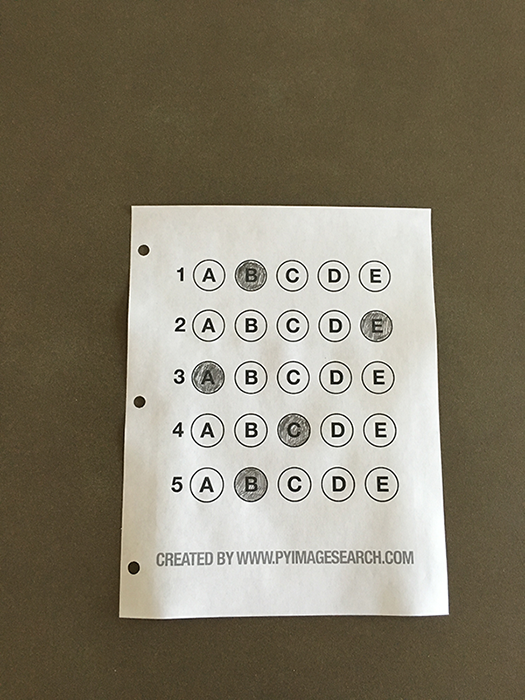
#> input picture omr/images/test_01.png, 525 x 700 px
$ python test_grader.py --image images/test_01.png   (older library calls are emulated)
#> lines starting #> are read from the running program, lines starting #| are printed output that depends on the picture; after the words box and inside, x2 and y2 are one past the last pixel; in counts of white or black regions, pixels touching at a corner belong together
# USAGE
# python test_grader.py --image images/test_01.png

# import the necessary packages
from imutils.perspective import four_point_transform
from imutils import contours
import numpy as np
import argparse
import imutils
import cv2

# construct the argument parse and parse the arguments
ap = argparse.ArgumentParser()
ap.add_argument("-i", "--image", required=True,
	help="path to the input image")
args = vars(ap.parse_args())


def auto_canny(image, sigma=0.33):
	# compute the median of the single channel pixel intensities
	v = np.median(image)

	# apply automatic Canny edge detection using the computed median
	lower = int(max(0, (1.0 - sigma) * v))
	upper = int(min(255, (1.0 + sigma) * v))
	edged = cv2.Canny(image, lower, upper)

	# return the edged image
	return edged

# define the answer key which maps the question number
# to the correct answer
ANSWER_KEY = {0: 0, 1: 1, 2: 1, 3: 2, 4: 0, 5: 0, 6: 3, 7: 2, 8: 1, 9: 0, 10: 0, 11: 3, 12: 0, 13: 2, 14: 3}

# load the image, convert it to grayscale, blur it
# slightly, then find edges
image = cv2.imread(args["image"])
#> image is the input picture: shape (700, 525, 3); mean B, G, R 104.7, 123.2, 130.7

r = 500.0 / image.shape[1]
#> r = 0.952
dim = (500, int(image.shape[0] * r))
#> dim = (500, 666)

# perform the actual resizing of the image and show it
image = cv2.resize(image, dim, interpolation = cv2.INTER_AREA)
#> image: shape (666, 500, 3)

gray = cv2.cvtColor(image, cv2.COLOR_BGR2GRAY)
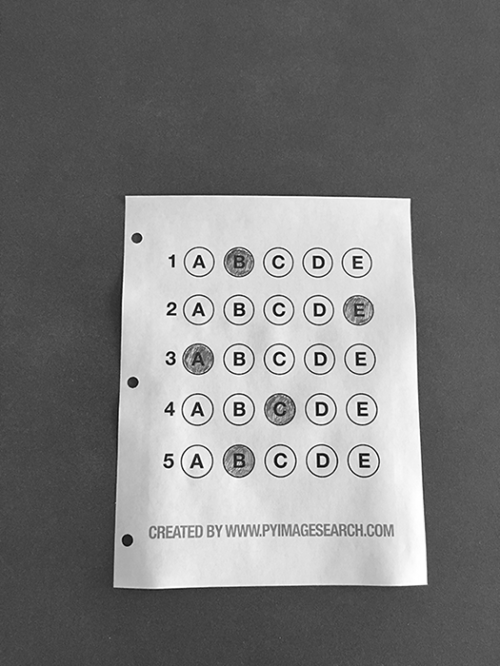
#> gray: shape (666, 500); min 1, max 255, mean 123.4
blurred = cv2.GaussianBlur(gray, (9, 9), 0)
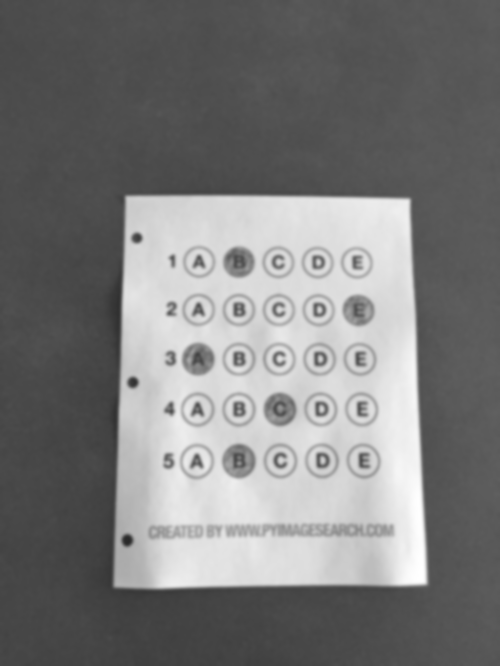
#> blurred: shape (666, 500); min 40, max 255, mean 123.4
edged = cv2.Canny(blurred, 75, 200)
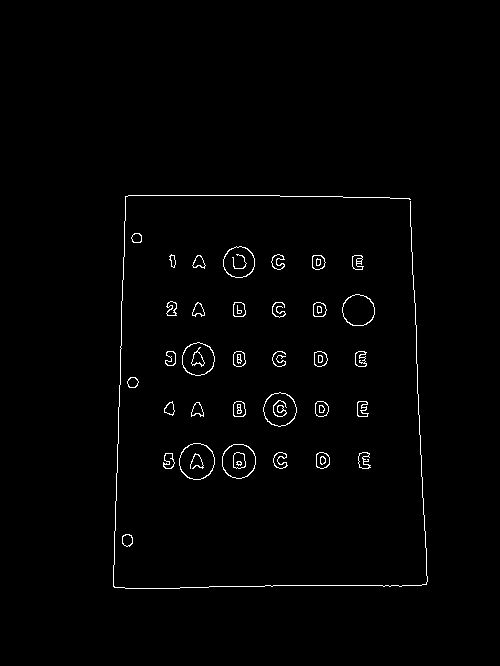
#> edged: shape (666, 500); 1.2% white in thin lines or dots, all inside (x1, y1, x2, y2) = (113, 195, 428, 589)
# edged = auto_canny(blurred)

cv2.imshow('edged', edged)
cv2.waitKey(0)
# find contours in the edge map, then initialize
# the contour that corresponds to the document
cnts = cv2.findContours(edged.copy(), cv2.RETR_EXTERNAL,
	cv2.CHAIN_APPROX_SIMPLE)
#> cnts = 34 contours, 3 with area under 20; largest, box (x1, y1, x2, y2) and area: (179, 443, 215, 480) 1002, (222, 444, 256, 479) 912, (263, 392, 297, 427) 858, (182, 342, 215, 376) 834, (342, 294, 375, 326) 794
cnts = cnts[0] if imutils.is_cv2() else cnts[1]
docCnt = None

# ensure that at least one contour was found
if len(cnts) > 0:
	# sort the contours according to their size in
	# descending order
	cnts = sorted(cnts, key=cv2.contourArea, reverse=True)

	# loop over the sorted contours
	for c in cnts:
		# approximate the contour
		peri = cv2.arcLength(c, True)
		approx = cv2.approxPolyDP(c, 0.02 * peri, True)

		# if our approximated contour has four points,
		# then we can assume we have found the paper
		if len(approx) == 4:
			docCnt = approx
			break
#> this loop made 34 passes
#> peri on passes 1 to 12: 118.6, 112.3, 111.2, 109.5, 106.1, 104.9, 50.97, 49.56, 49.56, 49.31, 48.14, 48.14


# apply a four point perspective transform to both the
# original image and grayscale image to obtain a top-down
# birds eye view of the paper
#> (the run stopped early here; a loop or call above may not have finished)

$ run again, with omr/images/test_02.png copied over omr/images/test_01.png
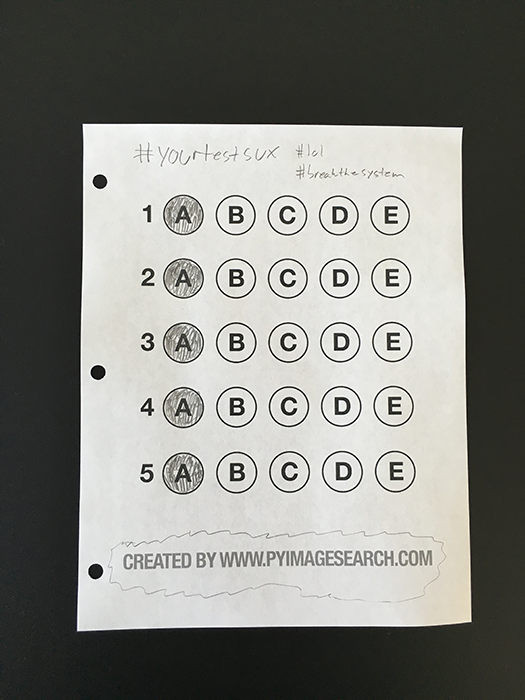
#> input picture omr/images/test_02.png, 525 x 700 px
#> image is the input picture: shape (700, 525, 3); mean B, G, R 126.6, 131.7, 131.1
#> image: shape (666, 500, 3)
#> `edged = cv2.Canny(blurred, 75, 200)`:
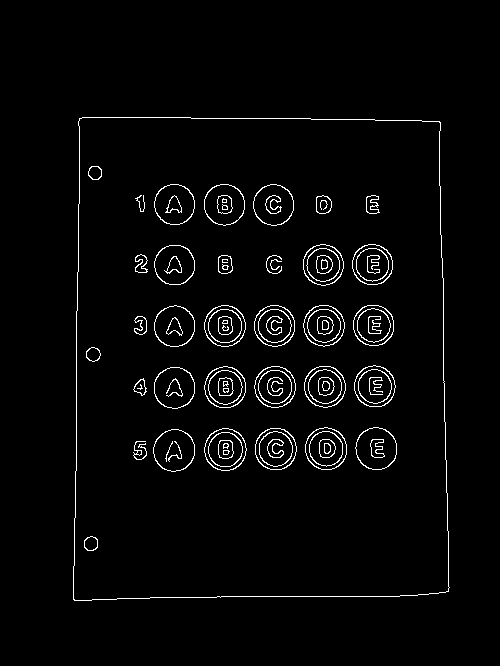
#> edged: shape (666, 500); 2.7% white in thin lines or dots, all inside (x1, y1, x2, y2) = (73, 117, 450, 601)
#> `cnts = cv2.findContours(edged.copy(), cv2.RETR_EXTERNAL, cv2.CHAIN_APP..`: cnts = 1 contour; box (x1, y1, x2, y2) and area: (73, 117, 450, 601) 175526
#> the loop `for c in cnts:` made 1 pass
#> (peri, docCnt) on pass 1: (1702.6, [[79, 118], [73, 599], [448, 591], [440, 122]])
#> thresh: shape (481, 375); 9.2% white; 134 white regions (58 under 20 px)
#> `cnts = cv2.findContours(thresh.copy(), cv2.RETR_EXTERNAL, cv2.CHAIN_AP..`: cnts = 102 contours, 48 with area under 20; largest, box (x1, y1, x2, y2) and area: (283, 317, 323, 358) 1219, (231, 317, 272, 357) 1211, (281, 68, 321, 108) 1202, (281, 192, 322, 232) 1201, (78, 317, 119, 357) 1200
#> the loop `for c in cnts:` made 102 passes
#> after the loop `for c in cnts:`: questionCnts = 28 contours; largest, box (x1, y1, x2, y2) and area: (283, 317, 323, 358) 1219, (231, 317, 272, 357) 1211, (281, 68, 321, 108) 1202, (281, 192, 322, 232) 1201, (78, 317, 119, 357) 1200
#> the loop `for (q, i) in enumerate(np.arange(0, len(questionCnts), 4)):` made 7 passes
#> after the loop `for (q, i) in enumerate(np.arange(0, len(questionCnts), 4)):`: correct = 1
#> score = 25
#| [INFO] score: 25.00%
#> `cv2.putText(paper, "{:.2f}%".format(score), (10, 30), cv2.FONT_HERSHEY..`:
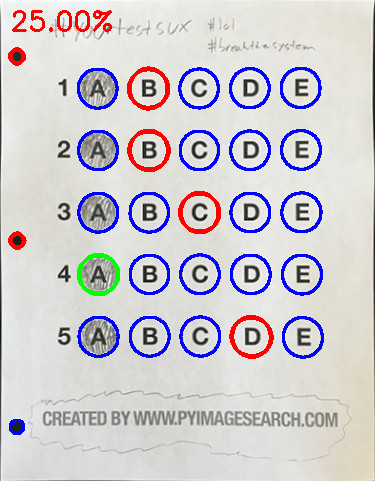
#> paper: shape (481, 375, 3); mean B, G, R 208.3, 202.1, 206.5

$ run again, with omr/images/test_03.png copied over omr/images/test_01.png
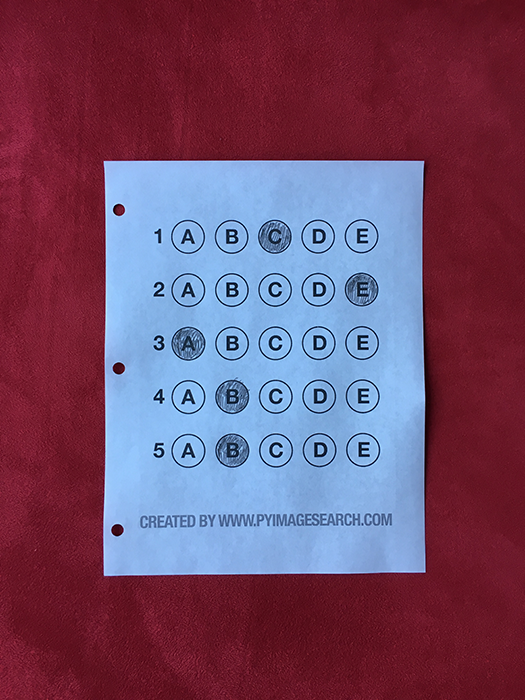
#> input picture omr/images/test_03.png, 525 x 700 px
#> image is the input picture: shape (700, 525, 3); mean B, G, R 104.9, 76.2, 114.9
#> image: shape (666, 500, 3)
#> `edged = cv2.Canny(blurred, 75, 200)`:
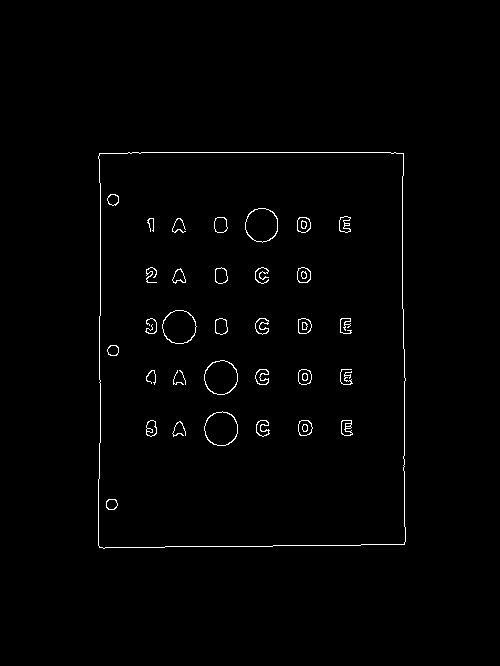
#> edged: shape (666, 500); 1.1% white in thin lines or dots, all inside (x1, y1, x2, y2) = (98, 152, 406, 549)
#> `cnts = cv2.findContours(edged.copy(), cv2.RETR_EXTERNAL, cv2.CHAIN_APP..`: cnts = 1 contour; box (x1, y1, x2, y2) and area: (98, 152, 406, 549) 119575
#> the loop `for c in cnts:` made 1 pass
#> (peri, docCnt) on pass 1: (1408.9, [[99, 153], [99, 547], [404, 544], [403, 153]])
#> thresh: shape (394, 305); 10.4% white; 95 white regions (18 under 20 px)
#> `cnts = cv2.findContours(thresh.copy(), cv2.RETR_EXTERNAL, cv2.CHAIN_AP..`: cnts = 75 contours, 26 with area under 20; largest, box (x1, y1, x2, y2) and area: (228, 56, 261, 89) 805, (229, 260, 262, 293) 804, (229, 209, 262, 242) 801, (188, 260, 221, 293) 800, (146, 209, 179, 242) 798
#> the loop `for c in cnts:` made 75 passes
#> after the loop `for c in cnts:`: questionCnts = 28 contours; largest, box (x1, y1, x2, y2) and area: (228, 56, 261, 89) 805, (229, 260, 262, 293) 804, (229, 209, 262, 242) 801, (188, 260, 221, 293) 800, (146, 209, 179, 242) 798
#> `questionCnts = contours.sort_contours(questionCnts, method="top-to-bot..`: questionCnts = 28 contours; largest, box (x1, y1, x2, y2) and area: (228, 56, 261, 89) 805, (229, 260, 262, 293) 804, (229, 209, 262, 242) 801, (188, 260, 221, 293) 800, (187, 56, 220, 89) 798
#> the loop `for (q, i) in enumerate(np.arange(0, len(questionCnts), 4)):` made 7 passes
#> after the loop `for (q, i) in enumerate(np.arange(0, len(questionCnts), 4)):`: correct = 1
#> score = 25
#| [INFO] score: 25.00%
#> `cv2.putText(paper, "{:.2f}%".format(score), (10, 30), cv2.FONT_HERSHEY..`:
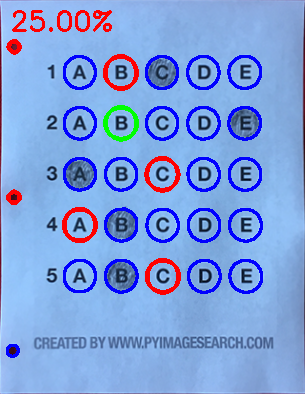
#> paper: shape (394, 305, 3); mean B, G, R 219.7, 158.7, 126.6

$ run again, with omr/images/test_04.png copied over omr/images/test_01.png
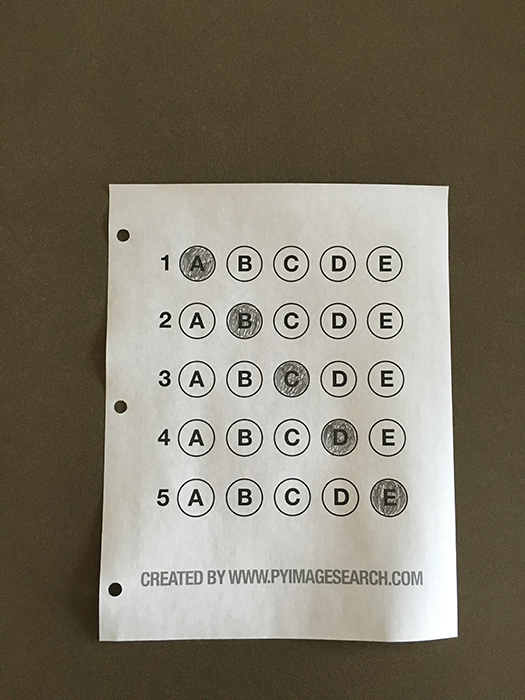
#> input picture omr/images/test_04.png, 525 x 700 px
#> image is the input picture: shape (700, 525, 3); mean B, G, R 105.3, 120.7, 126.9
#> image: shape (666, 500, 3)
#> `edged = cv2.Canny(blurred, 75, 200)`:
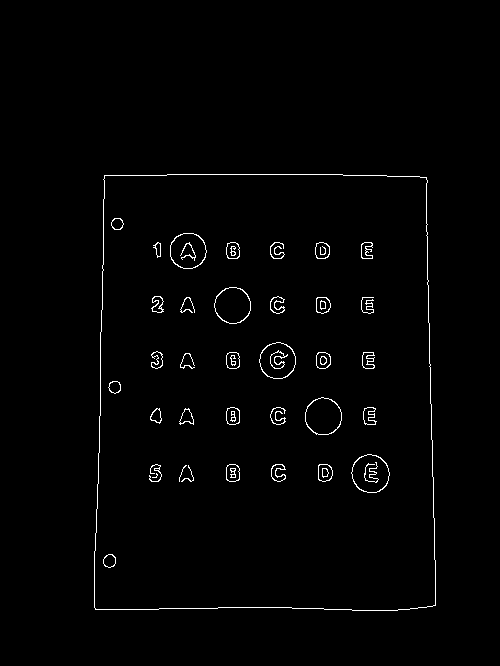
#> edged: shape (666, 500); 1.3% white in thin lines or dots, all inside (x1, y1, x2, y2) = (94, 174, 436, 611)
#> `cnts = cv2.findContours(edged.copy(), cv2.RETR_EXTERNAL, cv2.CHAIN_APP..`: cnts = 1 contour; box (x1, y1, x2, y2) and area: (94, 174, 436, 611) 143558
#> the loop `for c in cnts:` made 1 pass
#> (peri, docCnt) on pass 1: (1543.9, [[104, 175], [95, 609], [435, 605], [426, 177]])
#> thresh: shape (434, 340); 10% white; 80 white regions (6 under 20 px)
#> `cnts = cv2.findContours(thresh.copy(), cv2.RETR_EXTERNAL, cv2.CHAIN_AP..`: cnts = 60 contours, 14 with area under 20; largest, box (x1, y1, x2, y2) and area: (257, 286, 294, 323) 1029, (256, 229, 293, 266) 1016, (210, 286, 247, 322) 1013, (256, 60, 293, 97) 1000, (256, 173, 293, 210) 998
#> the loop `for c in cnts:` made 60 passes
#> after the loop `for c in cnts:`: questionCnts = 28 contours; largest, box (x1, y1, x2, y2) and area: (257, 286, 294, 323) 1029, (256, 229, 293, 266) 1016, (210, 286, 247, 322) 1013, (256, 60, 293, 97) 1000, (256, 173, 293, 210) 998
#> the loop `for (q, i) in enumerate(np.arange(0, len(questionCnts), 4)):` made 7 passes
#> after the loop `for (q, i) in enumerate(np.arange(0, len(questionCnts), 4)):`: correct = 3
#> score = 75
#| [INFO] score: 75.00%
#> `cv2.putText(paper, "{:.2f}%".format(score), (10, 30), cv2.FONT_HERSHEY..`:
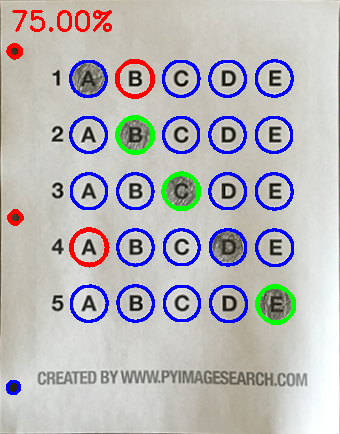
#> paper: shape (434, 340, 3); mean B, G, R 186.2, 182.4, 184.6
